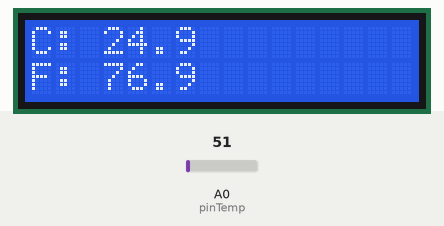
Bench run of a sketch on a simulated Arduino Uno, built with avr-gcc and run on an emulated ATmega328P. Shown: 16×2 character LCD. Inputs (shaded band) come from the test bench; at power-on: A0 (pinTemp) = 51.

Above: at 2.7 s.
2.8 s: A0 (pinTemp) set to 61
At 4.7 s:
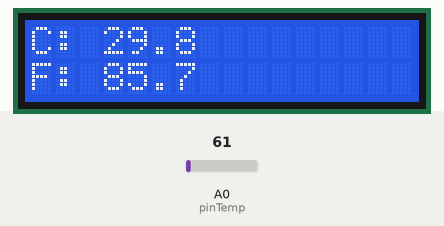
5.0 s: A0 (pinTemp) set to 71
At 6.7 s:
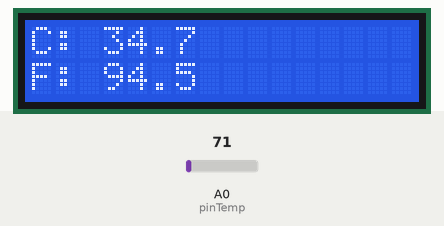
7.0 s: A0 (pinTemp) set to 86
At 8.4 s:
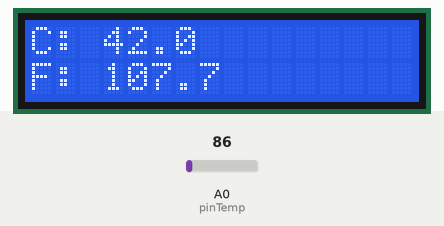
Timing chart, 0 to 10.0 s (numbered marks = the images above; inputs shaded):
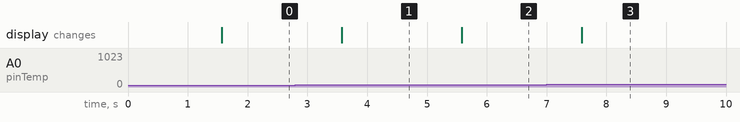

The sketch:

term_metro_digital_con_pantalla_lcd1.ino
```cpp
#include <LiquidCrystal.h>

LiquidCrystal lcd(7,6,5,4,3,2);

const int pinTemp = A0;

void setup() {
  lcd.begin(16,2);
  lcd.print("Termometro listo");
  delay(1500);
  lcd.clear();
}

void loop() {
  int valorAnalog = analogRead(pinTemp);

  float voltaje = valorAnalog * (5.0 / 1023.0);
  float tempC = voltaje * 100.0;
  float tempF = (tempC * 9.0 / 5.0) + 32;

  lcd.setCursor(0,0);
  lcd.print("C: ");
  lcd.print(tempC,1);


  lcd.setCursor(0,1);
  lcd.print("F: ");
  lcd.print(tempF,1);


  delay(1000);
}
```

Measured:
- after the input at 2.8 s, the display: changes after 0.78 s (image 1)
- after the input at 5.0 s, the display: changes after 0.58 s (image 2)
- after the input at 7.0 s, the display: changes after 0.59 s (image 3)
